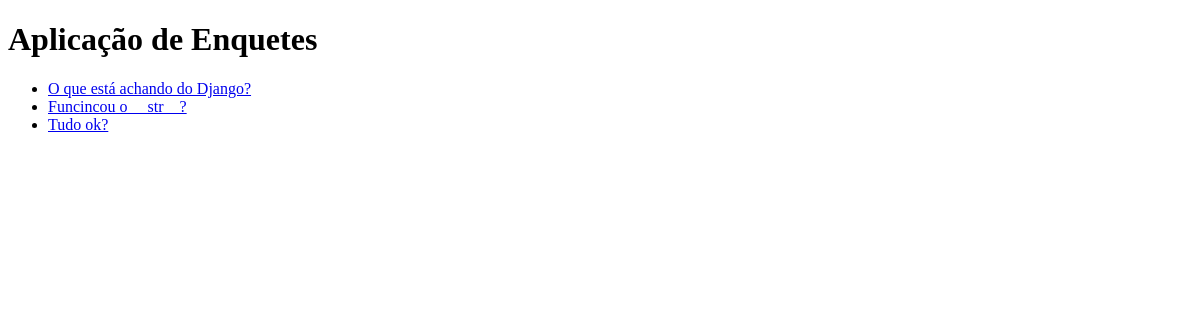
The app's page /, older data.
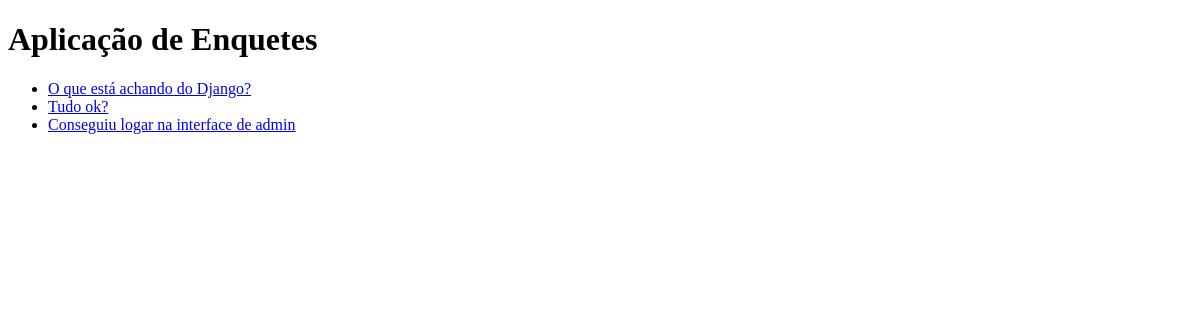
The same page, newer data.
### enquetes/models.py (models this page shows, shortened)
class Pergunta(models.Model):
    enunciado = models.CharField(max_length=150)
    data_pub = models.DateTimeField('Data de publicação')

### enquetes/views.py (the view)
# urls.py: path('', views.index, name="index"),
def index(request):
    lista_perguntas = Pergunta.objects.all()
    template = loader.get_template('enquetes/index.html')
    context = {'lista_perguntas': lista_perguntas, }
    return HttpResponse(template.render(context, request))

### enquetes/templates/enquetes/index.html (shortened to what this page needs)
<!DOCTYPE html>
<html lang="pt-br">
<head>
</head>
<body>
    <h1>Aplicação de Enquetes</h1>
    {% if lista_perguntas %}
        <ul>
            {% for pergunta in lista_perguntas %}
                <li><a href="/enquete/{{ pergunta.id }}">
                    {{ pergunta.enunciado }}
                </a></li>
            {% endfor %}
        </ul>
    {% else %}
        <h3>Nenhuma enquete cadastrada até o momento.</h3>
    {% endif %}
</body>
</html>

Row changes from the older to the newer data that the page shows:
removed Pergunta: enunciado "Funcincou o __str__?"
added Pergunta: enunciado "Conseguiu logar na interface de admin"
